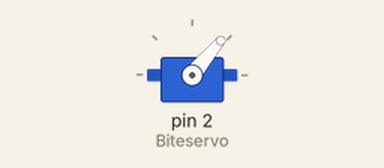
Bench run of a sketch on a simulated Arduino Uno, built with avr-gcc and run on an emulated ATmega328P. Parts: servo.

Above: at 0.05 s.
Timing chart, 0 to 5.5 s (numbered marks = the images above):
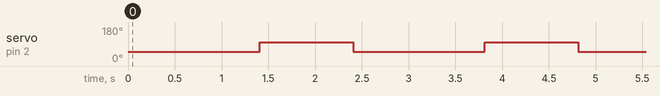

Measured:
- by itself, servo on pin 2 (Biteservo): alternates 100° for 1.0 s and 50° for 1.4 s

The sketch:

servo.ino
```cpp
#include <Servo.h>
Servo Biteservo;         //servomotor 를 정의합니다.
int pos=0;

void setup() {
  Biteservo.attach(2);       //신호를 받을부분의 핀을 선정합니다. 저희는 2번핀에 준비합니다.
}

void loop() {
  for(pos = 20; pos < 160; pos+=1) //서보의 위치 0~180도 각을 정의합니다.
  {
    Biteservo.write(50);
    delay(10);
  }
if(pos==160)
  {
    Biteservo.write(100);
    delay(1000);
  }


 /*   Biteservo.write(123);             // close 122, open 0

   delay(1000);

    Biteservo.write(0);*/


}
```
